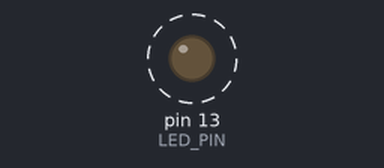
Bench run of a sketch on a simulated Arduino Uno, built with avr-gcc and run on an emulated ATmega328P. On the bench: output pins drawn as LEDs (lit = HIGH). Dashed ring = blinking. What the sketch prints to the serial monitor is not drawn.

Above: at 0.5 s.
Timing chart, 0 to 4.6 s (numbered marks = the images above):
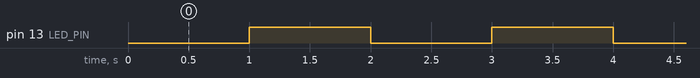

Measured:
- by itself, pin 13 (LED_PIN): alternates HIGH for 1.0 s and LOW for 1.0 s

The sketch:

step7_event_driven_blinking.ino
```cpp
#include "TimerOne.h"

#define LED_PIN 13

boolean flagState = false;

void blinky(){
  if (!flagState){
    digitalWrite(LED_PIN, HIGH);
    Serial.println("ON");
  } else {
    digitalWrite(LED_PIN, LOW);
    Serial.println("OFF");
  }
  flagState = !flagState;
}


void setup()
{
  pinMode(LED_PIN,OUTPUT);
  /* set period timer 1000000 usec = 1 sec */
  Timer1.initialize(1000000);
  Timer1.attachInterrupt(blinky);
  Serial.begin(9600);
}

void loop(){
  // Serial.println(flagState);
}
```
